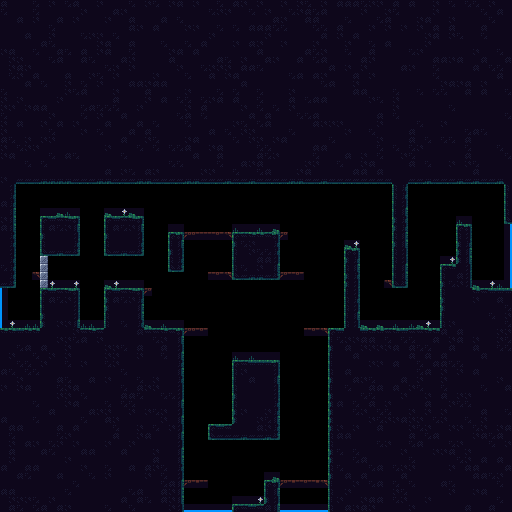

This game map was drawn from its Tiled (.tmx) file and the tilesets committed beside it. A one-line description and the trimmed map source follow:
An orthogonal 64x64 tile map with 8x8 px tiles, 2 tile layers (Background, Walls) and 7 objects (2x south, 2x east, 2x west, item).

<map version="1.10" tiledversion="1.11.0" orientation="orthogonal" renderorder="right-down" width="64" height="64" tilewidth="8" tileheight="8" infinite="0" nextlayerid="7" nextobjectid="20">
 <tileset firstgid="1" name="tiles" tilewidth="8" tileheight="8" tilecount="504" columns="24">
  <image source="../Tilesets/tiles.png" width="192" height="168" />
  <tile id="50" probability="0.3" />
  <tile id="51" probability="0.3" />
  <tile id="52" probability="0.3" />
  <tile id="65">
   <properties>
    <property name="nez:isOneWayPlatform" value="true" />
   </properties>
  </tile>
  <tile id="66">
   <properties>
    <property name="nez:isOneWayPlatform" value="true" />
   </properties>
  </tile>
  <tile id="67">
   <properties>
    <property name="nez:isOneWayPlatform" value="true" />
   </properties>
  </tile>
  <tile id="68">
   <properties>
    <property name="nez:isOneWayPlatform" value="true" />
   </properties>
  </tile>
  <tile id="69">
   <properties>
    <property name="nez:isOneWayPlatform" value="true" />
   </properties>
  </tile>
  <wangsets>
   <wangset name="Mixed Set" type="mixed" tile="-1">
    <wangcolor name="Dirt" color="#ff0000" tile="-1" probability="1" />
    <wangtile tileid="25" wangid="1,1,0,0,0,1,1,1" />
    <wangtile tileid="26" wangid="1,1,0,0,0,0,0,1" />
    <wangtile tileid="27" wangid="1,1,0,0,0,0,0,1" />
    <wangtile tileid="28" wangid="1,1,0,0,0,0,0,1" />
    <wangtile tileid="29" wangid="1,1,1,1,0,0,0,1" />
    <wangtile tileid="49" wangid="0,0,0,0,0,1,1,1" />
    <wangtile tileid="53" wangid="0,1,1,1,0,0,0,0" />
    <wangtile tileid="73" wangid="0,0,0,0,0,1,1,1" />
    <wangtile tileid="77" wangid="0,1,1,1,0,0,0,0" />
    <wangtile tileid="97" wangid="0,0,0,0,0,1,1,1" />
    <wangtile tileid="101" wangid="0,1,1,1,0,0,0,0" />
    <wangtile tileid="121" wangid="0,0,0,1,1,1,1,1" />
    <wangtile tileid="122" wangid="0,0,0,1,1,1,0,0" />
    <wangtile tileid="123" wangid="0,0,0,1,1,1,0,0" />
    <wangtile tileid="124" wangid="0,0,0,1,1,1,0,0" />
    <wangtile tileid="125" wangid="0,1,1,1,1,1,0,0" />
   </wangset>
  </wangsets>
 </tileset>
 <layer id="2" name="Background" width="64" height="64">
  <data>[4096 cells, 96 non-empty, 8 distinct tile ids]</data>
 </layer>
 <layer id="1" name="Walls" width="64" height="64">
  <data>[4096 cells, 2933 non-empty, 31 distinct tile ids]</data>
 </layer>
 <objectgroup color="#00ff00" id="3" name="SpawnPoints">
  <object id="1" name="south" x="248" y="496">
   <point />
  </object>
  <object id="2" name="east" x="496" y="280">
   <point />
  </object>
  <object id="3" name="west" x="16" y="320">
   <point />
  </object>
  <object id="5" name="item" x="256" y="224">
   <point />
  </object>
 </objectgroup>
 <objectgroup color="#0055ff" id="5" name="Teleporters">
  <object id="15" name="east" x="510.094" y="224" width="1.90625" height="64.0313" />
  <object id="16" name="south" x="184" y="510.199" width="48" height="1.80139" />
  <object id="19" name="west" x="0" y="288" width="1.875" height="40.0111" />
 </objectgroup>
 <objectgroup color="#ff0000" id="6" name="DangerZones" />
</map>
